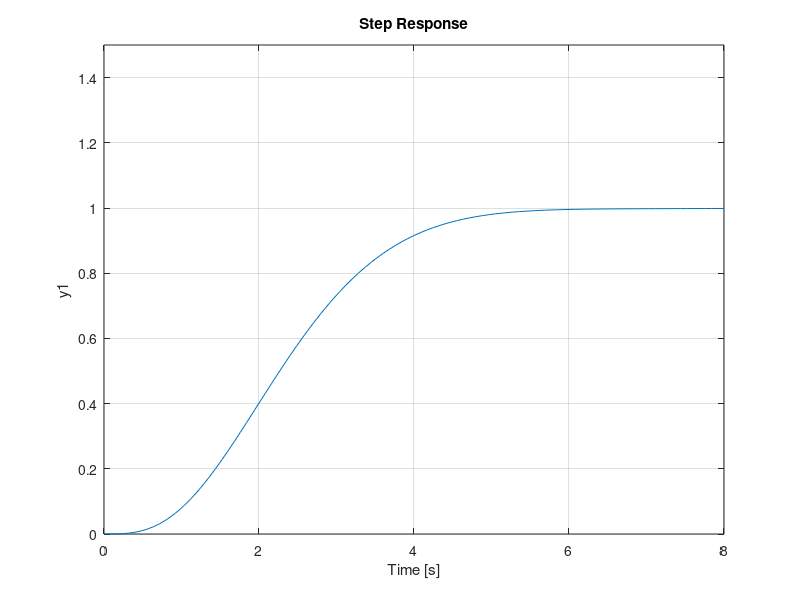

This chart was generated by the following MATLAB code: (Note: this script raises an error after producing the figure.)
% Question #1

% Define constants
J1=10/9; J2=10; c=0.1; k=1; kI=1;

% Define State Space
A = [0 0 1 0; 0 0 0 1; -k/J1 k/J1 -c/J1 c/J1; k/J2 -k/J2 c/J2 -c/J2];
B = [0; 0; kI/J1; 0];
C = [0 1 0 0];
D = [0];
F = [0; 0; 0; 1/J2];         % disturbance torque vector


% Question #2: Compute Open-Loop Eigenvalues
eigs = eig(A)


% Question #3: Simulate the unit step changes in I and Td
sys1 = ss(A, B, C, D);      % define sys1 as the ss with input I (Td = 0)
sys2 = ss(A, F, C, D);      % define sys2 as the ss with input Td (I = 0)
step(sys1, sys2, 25000)     % Apply unit step to both models and plot
title('Unit step changes in the input I and disturbance torque Td');

% Controllability of the open-loop system
cont = [B A*B A^2*B A^3*B];
det_cont = det(cont)


% Question #4: Design state feedback controller gain K
CCLP = [-1 -2 -1-1i -1+i];       % closed loop poles
K = acker(A, B, CCLP)            % controller gain K vector

% Question #5: Compute Kr
Kr = (-1 / (C*inv(A-B*K)*B))    % ensure that Kr matrix is of type double


% Question #6: Simulate closed loop response to unit step changes
sys3 = ss(A-B*K, Kr.*B, C, D);
step(sys3, 8);
ylim([0 1.5])

S = stepinfo(sys3)

% Question #7:
OCLP = [-4 -2 -2-2i -2+2i];
L = acker(A', C', OCLP)

% Question #8:



% Appendix

% Sanity Check 

%syms K1 K2 K3 K4 s;                 % declare controller variables
%K = [K1, K2, K3, K4];               % gain vector K

% We want closed-loop poles of -1, -2, -1+-j. This polynomial provides
% those poles
%PEQ1 = (s + 2)*(s + 1)*(s^2 + 2*s + 2);

% This is the polynomial provided by the closed loop polynomial with feedback
% det(sI - (A - BK))
%PEQ2 = det(s.*eye(4) - (A - B*K));

% In order to find the values of K that will provide the closed-loop poles
% we want given our state-space model, we must equate the two above
% equations and solve for K
%TEMP = coeffs(PEQ1 - PEQ2, s);
%[K1, K2, K3, K4] = solve(TEMP(1)==0, TEMP(2)==0, TEMP(3)==0, TEMP(4)==0);
%K = double([K1, K2, K3, K4])        % ensure that K matrix is of type double


%syms L1 L2 L3 L4;
%L = [L1; L2; L3; L4];

%PEQ1 = (s+4)*(s+2)*(s^2 + 4*s + 8); % desired closed loop polynomial
%PEQ2 = det(s.*eye(4) - (A - L*C));    % closed loop polynomial with feedback

%TEMP = coeffs(PEQ1-PEQ2, s);        % coefficients to solve observer vals
%[L1, L2, L3, L4] = solve(TEMP(1)==0, TEMP(2)==0, TEMP(3)==0, TEMP(4)==0);
%L = [L1; L2; L3; L4]                % observer gain vector L
